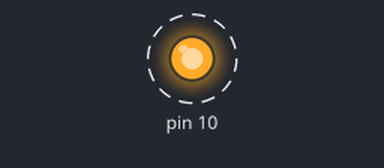
The sketch below on a simulated Arduino Uno, built with avr-gcc and run on an emulated ATmega328P. Parts: output pins drawn as LEDs (lit = HIGH). Dashed ring = blinking.

Above: at 0.2 s.
Timing chart, 0 to 3.0 s (numbered marks = the images above):
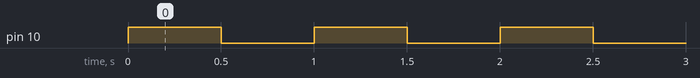

The sketch:

week1.ino
```cpp
/*

//analogWrite
#include "Arduino.h"

int i = 0;
void setup() {
  pinMode(13, INPUT);
  pinMode(10, OUTPUT);
}

void loop() {
  if (digitalRead(13)==HIGH){
      i = 0;
  }
  else{
    i = ((i+1)%255);
  }

  analogWrite(10, i);
  delay(5);

}
//*/


//digitalWrite
#include "Arduino.h"

void setup() {
  pinMode(10, OUTPUT);
}

void loop() {
  digitalWrite(10, HIGH);

  delay(500);
  digitalWrite(10, LOW);

  delay(500);
}
//*/

/*
//interupt
#include "Arduino.h"
volatile int isrFlag = 0;

void pin2ISR(){
  isrFlag = !isrFlag;
}

void setup() {
  pinMode(2, INPUT_PULLUP);
  pinMode(10, OUTPUT);
  attachInterrupt(0, pin2ISR, CHANGE);
}

void loop() {
  if(isrFlag == 1){
    digitalWrite(10, LOW);
  }
  else{
    digitalWrite(10, HIGH);
  }
}
//*/
/*
//삼각함수를 이용한 파도타기
#include "Arduino.h"

void setup() {
  pinMode(8, OUTPUT);
  pinMode(9, OUTPUT);
  pinMode(10, OUTPUT);

}
int i = 0;
void loop() {
  analogWrite(8, 128+128*sin(i/100 - 1.06));
  analogWrite(9, 128+128*sin(i/100));
  analogWrite(10, 128+128*sin(i/100 + 1.07));

  i++;
  delay(10);
}
*/
```

Measured:
- by itself, pin 10: alternates HIGH for 0.50 s and LOW for 0.50 s
